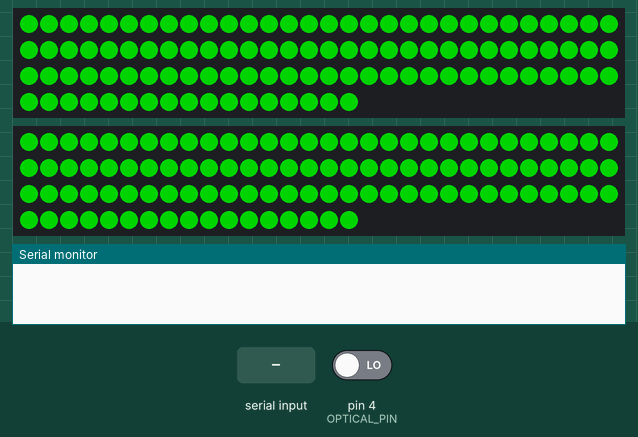
Recording of a sketch running on a simulated Arduino Uno, built with avr-gcc and run on an emulated ATmega328P. Parts: 2 × 107 RGB LEDs in strip order, left to right, continuing on the next row, the last lines printed to the serial monitor. Inputs (shaded band) come from the test bench; at power-on: pin 4 (OPTICAL_PIN) LOW. Dim RGB values are drawn brighter than linear; random numbers use the default seed unless the sketch sets one.

Above: at 1.2 s.
1.3 s: pin 4 (OPTICAL_PIN) driven HIGH
At 1.48 s:
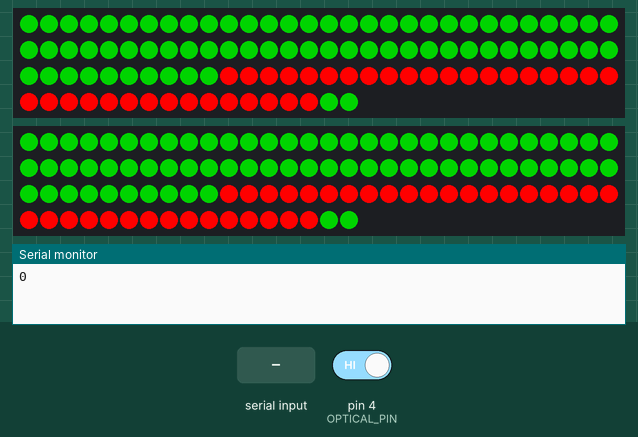
3.7 s: "1" received over Serial
At 4.9 s:
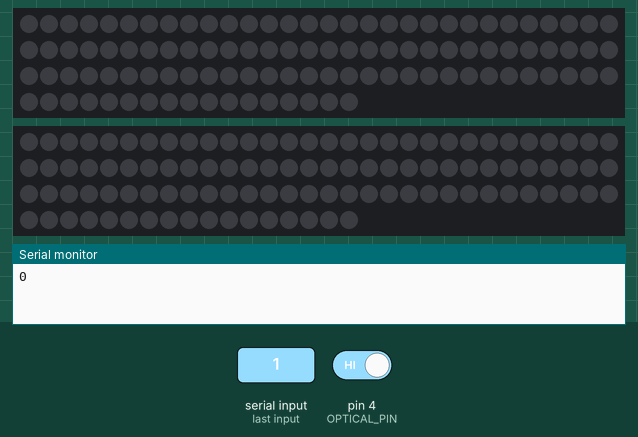
5.3 s: "2" received over Serial
At 6.1 s:
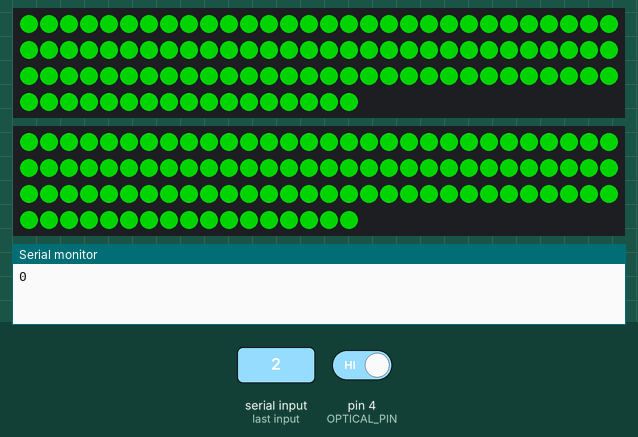
Timing chart, 0 to 8.3 s (numbered marks = the images above; inputs shaded):
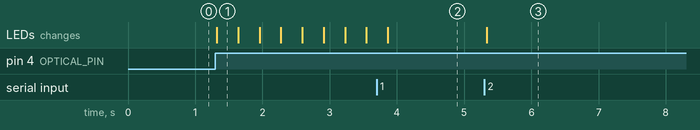

Measured:
- after the input at 1.3 s, the LEDs: change at once (image 1)
- after the input at 5.3 s, the LEDs: change at once (image 3)

The sketch:

FastLED_Mock_Up.ino
```cpp
#include <FastLED.h>

#define SERIAL_SPEED 9600
#define TIME_INTERVAL 0
#define LOCAL_INTERVAL 2400
#define FLASH_INTERVAL 300
#define OPTICAL_PIN 4
#define LED_PIN_1 2
#define LED_PIN_2 3
#define NUM_STRIPS 2
#define NUM_LEDS_PER_STRIP 107
#define DIM_TRIGGER 49 //ascii "1"
#define BRIGHT_TRIGGER 50 //ascii "2"
#define OPTICAL_TRIGGER 0

unsigned long currentTime = millis();
unsigned long previousTime = millis();
int previousState = HIGH, currentState = HIGH;
int randNum;
int incomingByte;

CRGB leds[NUM_STRIPS][NUM_LEDS_PER_STRIP];

void setup() {
  // put your setup code here, to run once:
  Serial.begin(SERIAL_SPEED);
  pinMode(OPTICAL_PIN, INPUT);
  FastLED.addLeds<WS2813, LED_PIN_1, GRB>(leds[0], NUM_LEDS_PER_STRIP);
  FastLED.addLeds<WS2813, LED_PIN_2, GRB>(leds[1], NUM_LEDS_PER_STRIP);
  FastLED.clear(true);
  randomSeed(analogRead(0));
}

void loop() {
  //HIGH when optical sensors are align & LOW when broken
  currentState = digitalRead(OPTICAL_PIN);
  if(currentState == HIGH && previousState == LOW){
    Serial.println(OPTICAL_TRIGGER);
    processing(); // LED animation will take around TIME_INTERVAL + LOCAL_INTERVAL amount of time
  }
  brightness();
  idle(); //default green animation

  previousState = currentState;
}

void brightness(){
  if(Serial.available() > 0){
    incomingByte = Serial.read();
    if(incomingByte == DIM_TRIGGER){
      FastLED.setBrightness(0);
    } else if (incomingByte == BRIGHT_TRIGGER){
      FastLED.setBrightness(255);
    }
  }
  Serial.flush();
  //clear serial buffer for new messages
}

void idle(){
  for(int x = 0; x < NUM_STRIPS; x++) {
    fill_solid(leds[x], NUM_LEDS_PER_STRIP, CRGB::Green);
    FastLED.show();
  }
}

void localization(){
  // randNum = random(0,3); //randomly select which area, top, middle, or bottom, to localize
  randNum = random(0,3);
  currentTime = previousTime = millis();
  while ((currentTime - previousTime)< LOCAL_INTERVAL){
    for(int x = 0; x < NUM_STRIPS; x++) {
      fill_solid(leds[x]+(randNum*(NUM_LEDS_PER_STRIP/3)), (NUM_LEDS_PER_STRIP/3), CRGB::Red);
      FastLED.show();
    }
    delay(FLASH_INTERVAL);
    for(int x = 0; x < NUM_STRIPS; x++) {
      fill_solid(leds[x], NUM_LEDS_PER_STRIP, CRGB::Yellow);
      FastLED.show();
    }
    delay(FLASH_INTERVAL);
    currentTime = millis();
  }//done one walkthrough!
}

void processing(){
  currentTime = previousTime = millis();
  //waits time to "run the model"
  while((currentTime - previousTime) < TIME_INTERVAL){
    for(int x = 0; x < NUM_STRIPS; x++) {
      fill_solid(leds[x], NUM_LEDS_PER_STRIP, CRGB::Yellow);
      FastLED.show();
    }
    currentTime = millis();
  }
  localization();
}
```
